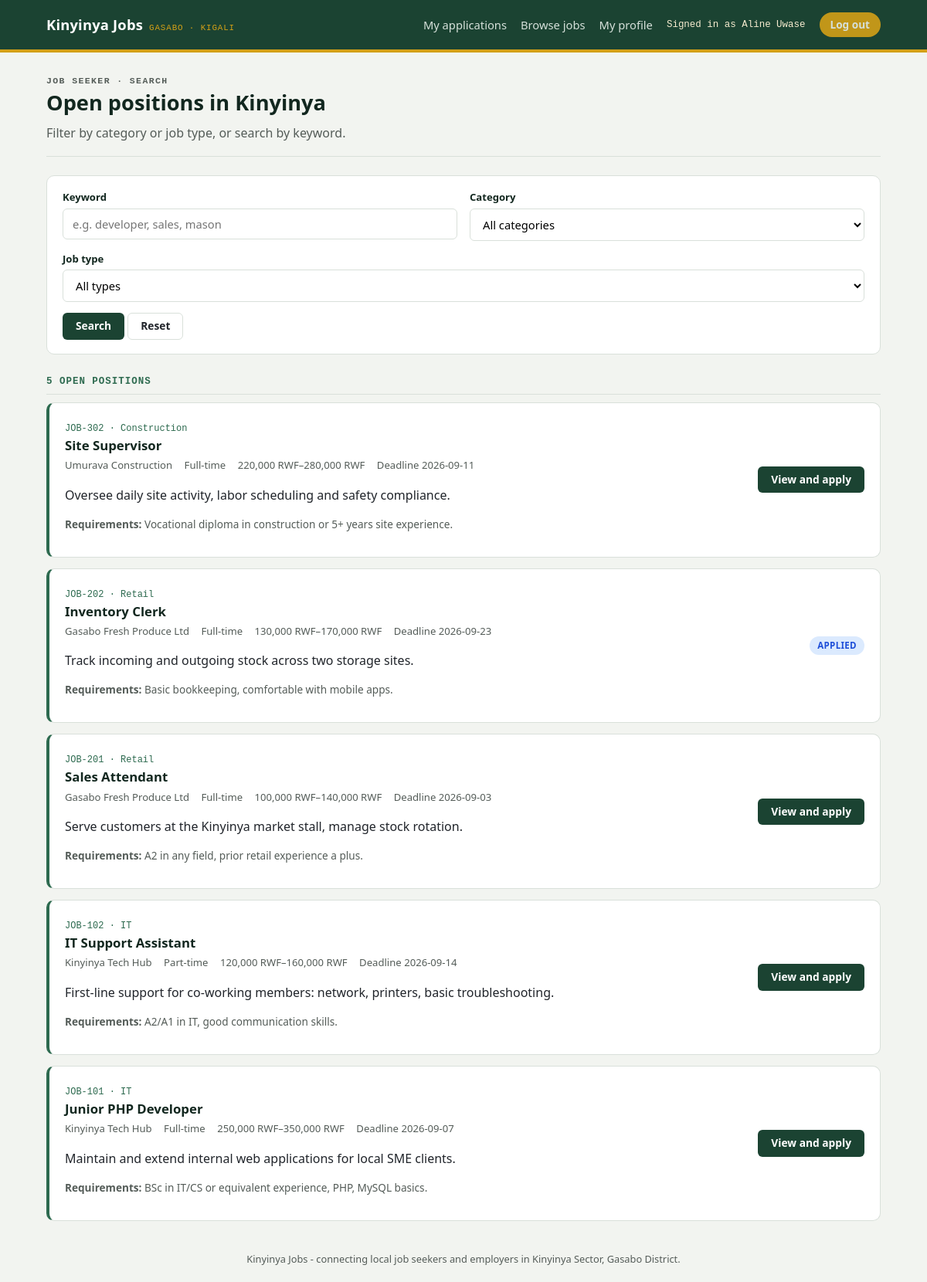
The app's page /seeker/jobs.php (signed in) with its own data.
### tables this page shows
CREATE TABLE IF NOT EXISTS seekers (
  id         INT UNSIGNED AUTO_INCREMENT PRIMARY KEY,
  user_id    INT UNSIGNED NULL UNIQUE,
  name       VARCHAR(150) NOT NULL,
  skills     VARCHAR(255) NOT NULL,
  education  VARCHAR(150) NOT NULL,
  location   VARCHAR(150) NOT NULL,
  resume_url VARCHAR(255) NULL,
  CONSTRAINT fk_seekers_user FOREIGN KEY (user_id) REFERENCES users(id) ON DELETE CASCADE
);

CREATE TABLE IF NOT EXISTS jobs (
  id            INT UNSIGNED AUTO_INCREMENT PRIMARY KEY,
  employer_id   INT UNSIGNED NOT NULL,
  title         VARCHAR(150) NOT NULL,
  type          VARCHAR(50) NOT NULL DEFAULT 'Full-time',
  category      VARCHAR(100) NOT NULL DEFAULT 'General',
  description   TEXT NULL,
  requirements  TEXT NULL,
  salary_min    INT UNSIGNED NOT NULL DEFAULT 0,
  salary_max    INT UNSIGNED NOT NULL DEFAULT 0,
  deadline      DATE NOT NULL,
  posted        DATE NOT NULL,
  active        TINYINT(1) NOT NULL DEFAULT 1,
  status        ENUM('pending','approved','rejected') NOT NULL DEFAULT 'pending',
  views         INT UNSIGNED NOT NULL DEFAULT 0,
  CONSTRAINT fk_jobs_employer FOREIGN KEY (employer_id) REFERENCES employers(id) ON DELETE CASCADE,
  INDEX idx_jobs_status (status),
  INDEX idx_jobs_deadline (deadline)
);

CREATE TABLE IF NOT EXISTS employers (
  id        INT UNSIGNED AUTO_INCREMENT PRIMARY KEY,
  user_id   INT UNSIGNED NULL UNIQUE,
  name      VARCHAR(150) NOT NULL,
  industry  VARCHAR(150) NOT NULL,
  location  VARCHAR(150) NOT NULL,
  about     TEXT NULL,
  CONSTRAINT fk_employers_user FOREIGN KEY (user_id) REFERENCES users(id) ON DELETE CASCADE
);

### includes/config.php (called while the page is built, shortened)
<?php
function kj_url(string $path = ''): string {
    $documentRoot = isset($_SERVER['DOCUMENT_ROOT']) ? realpath($_SERVER['DOCUMENT_ROOT']) : false;
    $projectRoot = realpath(dirname(__DIR__));
    $base = '';
    if ($documentRoot && $projectRoot) {
        $doc = str_replace('\\', '/', rtrim($documentRoot, '/\\'));
        $project = str_replace('\\', '/', rtrim($projectRoot, '/\\'));
        if (stripos($project, $doc) === 0) $base = substr($project, strlen($doc));
    }
    return rtrim($base, '/') . '/' . ltrim($path, '/');
}

### includes/db.php (called while the page is built)
<?php
require_once __DIR__ . '/config.php';
function kj_db(): PDO {
    static $pdo = null;
    if ($pdo === null) {
        $dsn = 'mysql:host=' . DB_HOST . ';port=' . DB_PORT . ';dbname=' . DB_NAME . ';charset=utf8mb4';
        try {
            $pdo = new PDO($dsn, DB_USER, DB_PASS, [
                PDO::ATTR_ERRMODE            => PDO::ERRMODE_EXCEPTION,
                PDO::ATTR_DEFAULT_FETCH_MODE => PDO::FETCH_ASSOC,
                PDO::ATTR_EMULATE_PREPARES   => false,
            ]);
        } catch (PDOException $e) {
            http_response_code(500);
            die(
                '<h1>Database connection failed</h1>' .
                '<p>Could not connect to MySQL database <code>' . htmlspecialchars(DB_NAME) . '</code> ' .
                'on <code>' . htmlspecialchars(DB_HOST) . ':' . htmlspecialchars(DB_PORT) . '</code>.</p>' .
                '<p>Confirm MySQL is running, then use the one-time setup page to configure and import the database.</p>' .
                '<p><a href="' . htmlspecialchars(kj_url('setup.php')) . '">Open database setup</a></p>'
            );
        }
    }
    return $pdo;
}
function kj_index_by_id(array $rows): array {
    $out = [];
    foreach ($rows as $row) { $out[$row['id']] = $row; }
    return $out;
}

### includes/data.php (called while the page is built, shortened)
<?php
require_once __DIR__ . '/db.php';
function kj_jobs(): array {
    $rows = kj_db()->query('SELECT * FROM jobs ORDER BY posted DESC, id DESC')->fetchAll();
    return kj_index_by_id($rows);
}
function kj_job_is_expired($job): bool {
    return strtotime($job['deadline']) < strtotime('today');
}
function kj_job_is_visible($job): bool {
    return (bool) $job['active'] && $job['status'] === 'approved' && !kj_job_is_expired($job);
}
function kj_employer($id) {
    $stmt = kj_db()->prepare('SELECT * FROM employers WHERE id = ?');
    $stmt->execute([(int) $id]);
    return $stmt->fetch() ?: null;
}
function kj_seeker($id) {
    $stmt = kj_db()->prepare('SELECT * FROM seekers WHERE id = ?');
    $stmt->execute([(int) $id]);
    return $stmt->fetch() ?: null;
}
function kj_has_applied($seeker_id, $job_id): bool {
    $stmt = kj_db()->prepare('SELECT 1 FROM applications WHERE seeker_id = ? AND job_id = ? LIMIT 1');
    $stmt->execute([(int) $seeker_id, (int) $job_id]);
    return (bool) $stmt->fetchColumn();
}
function kj_current_user() {
    if ($_SESSION['role'] === 'seeker')   return kj_seeker($_SESSION['user_id']);
    return null;
}
function kj_money($amount) {
    return number_format((float) $amount, 0) . ' RWF';
}

### seeker/jobs.php (the view, shortened to what this page needs)
<?php
require_once __DIR__ . '/../includes/data.php';
$seeker = kj_current_user();
$q = trim($_GET['q'] ?? '');
$cat = $_GET['category'] ?? '';
$type = $_GET['type'] ?? '';
$jobs = array_filter(kj_jobs(), function ($j) use ($q, $cat, $type) {
    if (!kj_job_is_visible($j)) return false;
    if ($q && stripos($j['title'] . ' ' . $j['description'], $q) === false) return false;
    if ($cat && $j['category'] !== $cat) return false;
    if ($type && $j['type'] !== $type) return false;
    return true;
});
usort($jobs, fn($a, $b) => strcmp($b['posted'], $a['posted']));
$visibleJobs = array_filter(kj_jobs(), 'kj_job_is_visible');
require __DIR__ . '/../includes/header.php';
?>
<section class="pagehead">
  <p class="eyebrow">Job seeker · Search</p>
  <h1>Open positions in Kinyinya</h1>
  <p>Filter by category or job type, or search by keyword.</p>
</section>
<form method="get" class="card">
  <div class="grid-2">
    <div class="field">
      <label>Keyword</label>
      <input type="text" name="q" value="<?= htmlspecialchars($q) ?>" placeholder="e.g. developer, sales, mason">
    </div>
    <div class="field">
      <label>Category</label>
      <select name="category">
        <option value="">All categories</option>
      </select>
    </div>
  </div>
  <div class="field">
    <label>Job type</label>
    <select name="type">
      <option value="">All types</option>
    </select>
  </div>
  <button class="btn btn-primary" type="submit">Search</button>
  <a class="btn btn-ghost" href="jobs.php">Reset</a>
</form>
<h2 class="section-title"><?= count($jobs) ?> open position<?= count($jobs) === 1 ? '' : 's' ?></h2>
<?php foreach ($jobs as $job): $emp = kj_employer($job['employer_id']); $applied = kj_has_applied($seeker['id'], $job['id']); ?>
  <div class="card job-card">
    <div class="info">
      <span class="code">JOB-<?= $job['id'] ?> · <?= htmlspecialchars($job['category']) ?></span>
      <h3><?= htmlspecialchars($job['title']) ?></h3>
      <div class="meta">
        <span><?= htmlspecialchars($emp['name']) ?></span>
        <span><?= htmlspecialchars($job['type']) ?></span>
        <span><?= kj_money($job['salary_min']) ?>–<?= kj_money($job['salary_max']) ?></span>
        <span>Deadline <?= htmlspecialchars($job['deadline']) ?></span>
      </div>
      <p><?= htmlspecialchars($job['description']) ?></p>
      <p style="color:var(--ink-soft); font-size:0.85rem;"><strong>Requirements:</strong> <?= htmlspecialchars($job['requirements']) ?></p>
    </div>
    <div class="actions">
      <?php if ($applied): ?>
        <span class="badge shortlisted">Applied</span>
      <?php else: ?>
        <a class="btn btn-primary" href="job.php?id=<?= $job['id'] ?>">View and apply</a>
      <?php endif; ?>
    </div>
  </div>
<?php endforeach; ?>
<?php require __DIR__ . '/../includes/footer.php'; ?>

### includes/header.php (shortened to what this page needs)
<?php
$role = $_SESSION['role'] ?? null;
$user = kj_current_user();
function kj_base($path) {
    return kj_url($path);
}
?>
<!doctype html>
<html lang="en">
<head>
<link rel="stylesheet" href="<?= kj_base('assets/style.css') ?>">
</head>
<body>
<header class="topbar">
  <div class="wrap">
    <a class="brand" href="<?= kj_base('index.php') ?>">Kinyinya Jobs <small>Gasabo · Kigali</small></a>
    <nav class="topnav">
      <?php if ($role === 'seeker'): ?>
        <a href="<?= kj_base('seeker/dashboard.php') ?>">My applications</a>
        <a href="<?= kj_base('seeker/jobs.php') ?>">Browse jobs</a>
        <a href="<?= kj_base('seeker/profile.php') ?>">My profile</a>
        <span class="who">Signed in as <?= htmlspecialchars($user['name']) ?></span>
        <a class="pill" href="<?= kj_base('logout.php') ?>">Log out</a>
      <?php elseif ($role === 'admin'): ?>
        <a href="<?= kj_base('admin/dashboard.php') ?>">Overview</a>
        <span class="who">Platform Admin</span>
        <a class="pill" href="<?= kj_base('logout.php') ?>">Log out</a>
      <?php else: ?>
        <a href="<?= kj_base('index.php') ?>#login">Log in</a>
        <a class="pill" href="<?= kj_base('register.php') ?>">Create account</a>
      <?php endif; ?>
    </nav>
  </div>
</header>
<main class="wrap">

### assets/style.css (style rules this page uses)
:root { --green-900: #12271f; --green-700: #1b4332; --green-500: #2d6a4f; --green-100: #e3ede7; --ochre-600: #b8860b; --ochre-400: #d4a017; --ochre-100: #f7ecd0; --brick-600: #a13d2d; --brick-100: #f4e0da; --ink: #21252b; --ink-soft: #545c58; --paper: #f2f4f0; --card: #ffffff; --line: #d9e0da; --radius: 10px; --font-display: "Segoe UI", "Helvetica Neue", Arial, sans-serif; --font-body: "Segoe UI", system-ui, -apple-system, Arial, sans-serif; --font-mono: "Consolas", "SFMono-Regular", Menlo, monospace; }
* { box-sizing: border-box; }
body { margin: 0; background: var(--paper); color: var(--ink); font-family: var(--font-body); line-height: 1.5; }
a { color: inherit; }
.wrap { max-width: 1120px; margin: 0 auto; padding: 0 20px; }
.topbar { background: var(--green-700); color: #fff; border-bottom: 4px solid var(--ochre-400); }
.topbar .wrap { display: flex; align-items: center; justify-content: space-between; min-height: 64px; flex-wrap: wrap; gap: 10px; }
.brand { display: flex; align-items: baseline; gap: 8px; font-family: var(--font-display); font-weight: 800; font-size: 1.15rem; letter-spacing: 0.01em; text-decoration: none; color: #fff; }
.brand small { font-family: var(--font-mono); font-weight: 400; font-size: 0.68rem; color: var(--ochre-400); letter-spacing: 0.08em; text-transform: uppercase; }
.topnav { display: flex; align-items: center; gap: 18px; font-size: 0.92rem; }
.topnav a { text-decoration: none; color: #eaf1ec; opacity: 0.9; }
.pill { background: var(--ochre-400); color: var(--green-900); font-weight: 700; padding: 6px 14px; border-radius: 999px; font-size: 0.85rem; text-decoration: none; }
.who { font-family: var(--font-mono); font-size: 0.78rem; color: var(--ochre-100); }
.pagehead { padding: 28px 0 18px; border-bottom: 1px solid var(--line); margin-bottom: 24px; }
.eyebrow { font-family: var(--font-mono); text-transform: uppercase; letter-spacing: 0.12em; font-size: 0.72rem; color: var(--green-500); font-weight: 700; margin: 0 0 6px; }
.pagehead h1 { font-family: var(--font-display); font-size: 1.7rem; margin: 0 0 6px; color: var(--green-900); }
.pagehead p { margin: 0; color: var(--ink-soft); max-width: 60ch; }
.card { background: var(--card); border: 1px solid var(--line); border-radius: var(--radius); padding: 18px 20px; margin-bottom: 14px; }
.card h3 { margin: 0 0 4px; font-family: var(--font-display); font-size: 1.05rem; color: var(--green-900); }
.card .meta { font-size: 0.82rem; color: var(--ink-soft); margin-bottom: 8px; }
.card .meta span { margin-right: 12px; }
.job-card { border-left: 4px solid var(--green-500); display: flex; justify-content: space-between; gap: 16px; flex-wrap: wrap; }
.job-card .info { flex: 1; min-width: 240px; }
.job-card .actions { display: flex; align-items: center; gap: 10px; }
.code { font-family: var(--font-mono); font-size: 0.75rem; color: var(--green-500); }
.badge { display: inline-block; font-size: 0.72rem; font-weight: 700; padding: 3px 10px; border-radius: 999px; text-transform: uppercase; letter-spacing: 0.03em; }
.badge.shortlisted { background: #dbeafe; color: #1d4ed8; }
.btn { display: inline-block; font-family: var(--font-body); font-weight: 600; font-size: 0.86rem; padding: 8px 16px; border-radius: 6px; border: 1px solid transparent; cursor: pointer; text-decoration: none; line-height: 1.2; }
.btn-primary { background: var(--green-700); color: #fff; }
.btn-ghost { background: transparent; border-color: var(--line); color: var(--ink); }
.field { margin-bottom: 14px; }
.field label { display: block; font-size: 0.82rem; font-weight: 600; margin-bottom: 4px; color: var(--green-900); }
.field input, .field select, .field textarea { width: 100%; padding: 9px 12px; border: 1px solid var(--line); border-radius: 6px; font-family: var(--font-body); font-size: 0.92rem; background: #fff; }
.grid-2 { display: grid; grid-template-columns: 1fr 1fr; gap: 16px; }
.section-title { font-family: var(--font-mono); text-transform: uppercase; letter-spacing: 0.08em; font-size: 0.78rem; color: var(--green-500); font-weight: 700; margin: 26px 0 10px; border-bottom: 1px solid var(--line); padding-bottom: 6px; }

### records on screen
seekers: name "Aline Uwase"
jobs: id "302", category "Construction", title "Site Supervisor", employer.name "Umurava Construction", type "Full-time", salary_min "220,000 RWF", salary_max "280,000 RWF", deadline "2026-09-11", description "Oversee daily site activity, labor scheduling and safety compliance.", requirements "Vocational diploma in construction or 5+ years site experience."
jobs: id "202", category "Retail", title "Inventory Clerk", employer.name "Gasabo Fresh Produce Ltd", type "Full-time", salary_min "130,000 RWF", salary_max "170,000 RWF", deadline "2026-09-23", description "Track incoming and outgoing stock across two storage sites.", requirements "Basic bookkeeping, comfortable with mobile apps.", shows "APPLIED"
jobs: id "201", category "Retail", title "Sales Attendant", employer.name "Gasabo Fresh Produce Ltd", type "Full-time", salary_min "100,000 RWF", salary_max "140,000 RWF", deadline "2026-09-03", description "Serve customers at the Kinyinya market stall, manage stock rotation.", requirements "A2 in any field, prior retail experience a plus."
jobs: id "102", category "IT", title "IT Support Assistant", employer.name "Kinyinya Tech Hub", type "Part-time", salary_min "120,000 RWF", salary_max "160,000 RWF", deadline "2026-09-14", description "First-line support for co-working members: network, printers, basic troubleshooting.", requirements "A2/A1 in IT, good communication skills."
jobs: id "101", category "IT", title "Junior PHP Developer", employer.name "Kinyinya Tech Hub", type "Full-time", salary_min "250,000 RWF", salary_max "350,000 RWF", deadline "2026-09-07", description "Maintain and extend internal web applications for local SME clients.", requirements "BSc in IT/CS or equivalent experience, PHP, MySQL basics."

### other values on screen
count($jobs) "5"
